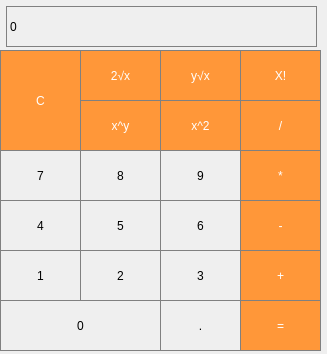
<?xml version="1.0" encoding="UTF-8"?>
<ui version="4.0">
 <class>MainWindow</class>
 <widget class="QMainWindow" name="MainWindow">
  <property name="geometry">
   <rect>
    <x>0</x>
    <y>0</y>
    <width>327</width>
    <height>354</height>
   </rect>
  </property>
  <property name="windowTitle">
   <string>MainWindow</string>
  </property>
  <widget class="QWidget" name="centralWidget">
   <widget class="QLabel" name="label">
    <property name="geometry">
     <rect>
      <x>6</x>
      <y>6</y>
      <width>311</width>
      <height>41</height>
     </rect>
    </property>
    <property name="styleSheet">
     <string notr="true">QLabel {
  qproperty-alignment: 'AlignVCenter | AlignRight';
  border: 1px solid gray;
} </string>
    </property>
    <property name="text">
     <string>0</string>
    </property>
   </widget>
   <widget class="QPushButton" name="pushButton_clear">
    <property name="geometry">
     <rect>
      <x>0</x>
      <y>50</y>
      <width>81</width>
      <height>101</height>
     </rect>
    </property>
    <property name="styleSheet">
     <string notr="true">QPushButton {
  background-color: rgb(255, 151, 57);
  color: white; 
  border: 1px solid gray;
}

QPushButton:pressed {
    background-color: qlineargradient(x1: 0, y1: 0, x2: 0, y2: 1,
                                      stop: 0 #FF7832, stop: 1 #FF9739);
}</string>
    </property>
    <property name="text">
     <string>C</string>
    </property>
   </widget>
   <widget class="QPushButton" name="pushButton_sqrt">
    <property name="geometry">
     <rect>
      <x>80</x>
      <y>50</y>
      <width>81</width>
      <height>51</height>
     </rect>
    </property>
    <property name="styleSheet">
     <string notr="true">QPushButton {
  background-color: rgb(255, 151, 57);
  color: white; 
  border: 1px solid gray;
}

QPushButton:pressed {
    background-color: qlineargradient(x1: 0, y1: 0, x2: 0, y2: 1,
                                      stop: 0 #FF7832, stop: 1 #FF9739);
}</string>
    </property>
    <property name="text">
     <string>2√x</string>
    </property>
   </widget>
   <widget class="QPushButton" name="pushButton_power">
    <property name="geometry">
     <rect>
      <x>160</x>
      <y>100</y>
      <width>81</width>
      <height>51</height>
     </rect>
    </property>
    <property name="styleSheet">
     <string notr="true">QPushButton {
  background-color: rgb(255, 151, 57);
  color: white; 
  border: 1px solid gray;
}

QPushButton:pressed {
    background-color: qlineargradient(x1: 0, y1: 0, x2: 0, y2: 1,
                                      stop: 0 #FF7832, stop: 1 #FF9739);
}</string>
    </property>
    <property name="text">
     <string>x^2</string>
    </property>
   </widget>
   <widget class="QPushButton" name="pushButton_divide">
    <property name="geometry">
     <rect>
      <x>240</x>
      <y>100</y>
      <width>81</width>
      <height>51</height>
     </rect>
    </property>
    <property name="styleSheet">
     <string notr="true">QPushButton {
  background-color: rgb(255, 151, 57);
  color: white; 
  border: 1px solid gray;
}

QPushButton:pressed {
    background-color: qlineargradient(x1: 0, y1: 0, x2: 0, y2: 1,
                                      stop: 0 #FF7832, stop: 1 #FF9739);
}</string>
    </property>
    <property name="text">
     <string>/</string>
    </property>
   </widget>
   <widget class="QPushButton" name="pushButton_8">
    <property name="geometry">
     <rect>
      <x>80</x>
      <y>150</y>
      <width>81</width>
      <height>51</height>
     </rect>
    </property>
    <property name="styleSheet">
     <string notr="true">QPushButton {
   border: 1px solid gray;
}
QPushButton:pressed {
    background-color: qlineargradient(x1: 0, y1: 0, x2: 0, y2: 1,
                                      stop: 0 #dadbde, stop: 1 #f6f7fa);
}</string>
    </property>
    <property name="text">
     <string>8</string>
    </property>
   </widget>
   <widget class="QPushButton" name="pushButton_7">
    <property name="geometry">
     <rect>
      <x>0</x>
      <y>150</y>
      <width>81</width>
      <height>51</height>
     </rect>
    </property>
    <property name="styleSheet">
     <string notr="true">QPushButton {
   border: 1px solid gray;
}
QPushButton:pressed {
    background-color: qlineargradient(x1: 0, y1: 0, x2: 0, y2: 1,
                                      stop: 0 #dadbde, stop: 1 #f6f7fa);
}</string>
    </property>
    <property name="text">
     <string>7</string>
    </property>
   </widget>
   <widget class="QPushButton" name="pushButton_multiply">
    <property name="geometry">
     <rect>
      <x>240</x>
      <y>150</y>
      <width>81</width>
      <height>51</height>
     </rect>
    </property>
    <property name="styleSheet">
     <string notr="true">QPushButton {
  background-color: rgb(255, 151, 57);
  color: white; 
  border: 1px solid gray;
}

QPushButton:pressed {
    background-color: qlineargradient(x1: 0, y1: 0, x2: 0, y2: 1,
                                      stop: 0 #FF7832, stop: 1 #FF9739);
}</string>
    </property>
    <property name="text">
     <string>*</string>
    </property>
   </widget>
   <widget class="QPushButton" name="pushButton_9">
    <property name="geometry">
     <rect>
      <x>160</x>
      <y>150</y>
      <width>81</width>
      <height>51</height>
     </rect>
    </property>
    <property name="styleSheet">
     <string notr="true">QPushButton {
   border: 1px solid gray;
}
QPushButton:pressed {
    background-color: qlineargradient(x1: 0, y1: 0, x2: 0, y2: 1,
                                      stop: 0 #dadbde, stop: 1 #f6f7fa);
}</string>
    </property>
    <property name="text">
     <string>9</string>
    </property>
   </widget>
   <widget class="QPushButton" name="pushButton_4">
    <property name="geometry">
     <rect>
      <x>0</x>
      <y>200</y>
      <width>81</width>
      <height>51</height>
     </rect>
    </property>
    <property name="styleSheet">
     <string notr="true">QPushButton {
   border: 1px solid gray;
}
QPushButton:pressed {
    background-color: qlineargradient(x1: 0, y1: 0, x2: 0, y2: 1,
                                      stop: 0 #dadbde, stop: 1 #f6f7fa);
}</string>
    </property>
    <property name="text">
     <string>4</string>
    </property>
   </widget>
   <widget class="QPushButton" name="pushButton_minus">
    <property name="geometry">
     <rect>
      <x>240</x>
      <y>200</y>
      <width>81</width>
      <height>51</height>
     </rect>
    </property>
    <property name="styleSheet">
     <string notr="true">QPushButton {
  background-color: rgb(255, 151, 57);
  color: white; 
  border: 1px solid gray;
}

QPushButton:pressed {
    background-color: qlineargradient(x1: 0, y1: 0, x2: 0, y2: 1,
                                      stop: 0 #FF7832, stop: 1 #FF9739);
}</string>
    </property>
    <property name="text">
     <string>-</string>
    </property>
   </widget>
   <widget class="QPushButton" name="pushButton_6">
    <property name="geometry">
     <rect>
      <x>160</x>
      <y>200</y>
      <width>81</width>
      <height>51</height>
     </rect>
    </property>
    <property name="styleSheet">
     <string notr="true">QPushButton {
   border: 1px solid gray;
}
QPushButton:pressed {
    background-color: qlineargradient(x1: 0, y1: 0, x2: 0, y2: 1,
                                      stop: 0 #dadbde, stop: 1 #f6f7fa);
}</string>
    </property>
    <property name="text">
     <string>6</string>
    </property>
   </widget>
   <widget class="QPushButton" name="pushButton_5">
    <property name="geometry">
     <rect>
      <x>80</x>
      <y>200</y>
      <width>81</width>
      <height>51</height>
     </rect>
    </property>
    <property name="styleSheet">
     <string notr="true">QPushButton {
   border: 1px solid gray;
}
QPushButton:pressed {
    background-color: qlineargradient(x1: 0, y1: 0, x2: 0, y2: 1,
                                      stop: 0 #dadbde, stop: 1 #f6f7fa);
}</string>
    </property>
    <property name="text">
     <string>5</string>
    </property>
   </widget>
   <widget class="QPushButton" name="pushButton_3">
    <property name="geometry">
     <rect>
      <x>160</x>
      <y>250</y>
      <width>81</width>
      <height>51</height>
     </rect>
    </property>
    <property name="styleSheet">
     <string notr="true">QPushButton {
   border: 1px solid gray;
}
QPushButton:pressed {
    background-color: qlineargradient(x1: 0, y1: 0, x2: 0, y2: 1,
                                      stop: 0 #dadbde, stop: 1 #f6f7fa);
}</string>
    </property>
    <property name="text">
     <string>3</string>
    </property>
   </widget>
   <widget class="QPushButton" name="pushButton_1">
    <property name="geometry">
     <rect>
      <x>0</x>
      <y>250</y>
      <width>81</width>
      <height>51</height>
     </rect>
    </property>
    <property name="styleSheet">
     <string notr="true">QPushButton {
   border: 1px solid gray;
}
QPushButton:pressed {
    background-color: qlineargradient(x1: 0, y1: 0, x2: 0, y2: 1,
                                      stop: 0 #dadbde, stop: 1 #f6f7fa);
}</string>
    </property>
    <property name="text">
     <string>1</string>
    </property>
   </widget>
   <widget class="QPushButton" name="pushButton_plus">
    <property name="geometry">
     <rect>
      <x>240</x>
      <y>250</y>
      <width>81</width>
      <height>51</height>
     </rect>
    </property>
    <property name="styleSheet">
     <string notr="true">QPushButton {
  background-color: rgb(255, 151, 57);
  color: white; 
  border: 1px solid gray;
}

QPushButton:pressed {
    background-color: qlineargradient(x1: 0, y1: 0, x2: 0, y2: 1,
                                      stop: 0 #FF7832, stop: 1 #FF9739);
}</string>
    </property>
    <property name="text">
     <string>+</string>
    </property>
   </widget>
   <widget class="QPushButton" name="pushButton_2">
    <property name="geometry">
     <rect>
      <x>80</x>
      <y>250</y>
      <width>81</width>
      <height>51</height>
     </rect>
    </property>
    <property name="styleSheet">
     <string notr="true">QPushButton {
   border: 1px solid gray;
}
QPushButton:pressed {
    background-color: qlineargradient(x1: 0, y1: 0, x2: 0, y2: 1,
                                      stop: 0 #dadbde, stop: 1 #f6f7fa);
}</string>
    </property>
    <property name="text">
     <string>2</string>
    </property>
   </widget>
   <widget class="QPushButton" name="pushButton_equal">
    <property name="geometry">
     <rect>
      <x>240</x>
      <y>300</y>
      <width>81</width>
      <height>51</height>
     </rect>
    </property>
    <property name="styleSheet">
     <string notr="true">QPushButton {
  background-color: rgb(255, 151, 57);
  color: white; 
  border: 1px solid gray;
}

QPushButton:pressed {
    background-color: qlineargradient(x1: 0, y1: 0, x2: 0, y2: 1,
                                      stop: 0 #FF7832, stop: 1 #FF9739);
}</string>
    </property>
    <property name="text">
     <string>=</string>
    </property>
   </widget>
   <widget class="QPushButton" name="pushButton_dot">
    <property name="geometry">
     <rect>
      <x>160</x>
      <y>300</y>
      <width>81</width>
      <height>51</height>
     </rect>
    </property>
    <property name="styleSheet">
     <string notr="true">QPushButton {
   border: 1px solid gray;
}
QPushButton:pressed {
    background-color: qlineargradient(x1: 0, y1: 0, x2: 0, y2: 1,
                                      stop: 0 #dadbde, stop: 1 #f6f7fa);
}</string>
    </property>
    <property name="text">
     <string>.</string>
    </property>
   </widget>
   <widget class="QPushButton" name="pushButton_0">
    <property name="geometry">
     <rect>
      <x>0</x>
      <y>300</y>
      <width>161</width>
      <height>51</height>
     </rect>
    </property>
    <property name="styleSheet">
     <string notr="true">QPushButton {
   border: 1px solid gray;
}
QPushButton:pressed {
    background-color: qlineargradient(x1: 0, y1: 0, x2: 0, y2: 1,
                                      stop: 0 #dadbde, stop: 1 #f6f7fa);
}</string>
    </property>
    <property name="text">
     <string>0</string>
    </property>
   </widget>
   <widget class="QPushButton" name="pushButton_factorial">
    <property name="geometry">
     <rect>
      <x>240</x>
      <y>50</y>
      <width>81</width>
      <height>51</height>
     </rect>
    </property>
    <property name="styleSheet">
     <string notr="true">QPushButton {
  background-color: rgb(255, 151, 57);
  color: white; 
  border: 1px solid gray;
}

QPushButton:pressed {
    background-color: qlineargradient(x1: 0, y1: 0, x2: 0, y2: 1,
                                      stop: 0 #FF7832, stop: 1 #FF9739);
}</string>
    </property>
    <property name="text">
     <string>X!</string>
    </property>
   </widget>
   <widget class="QPushButton" name="pushButton_power_y">
    <property name="geometry">
     <rect>
      <x>80</x>
      <y>100</y>
      <width>81</width>
      <height>51</height>
     </rect>
    </property>
    <property name="styleSheet">
     <string notr="true">QPushButton {
  background-color: rgb(255, 151, 57);
  color: white; 
  border: 1px solid gray;
}

QPushButton:pressed {
    background-color: qlineargradient(x1: 0, y1: 0, x2: 0, y2: 1,
                                      stop: 0 #FF7832, stop: 1 #FF9739);
}</string>
    </property>
    <property name="text">
     <string>x^y</string>
    </property>
   </widget>
   <widget class="QPushButton" name="pushButton_sqrt_y">
    <property name="geometry">
     <rect>
      <x>160</x>
      <y>50</y>
      <width>81</width>
      <height>51</height>
     </rect>
    </property>
    <property name="styleSheet">
     <string notr="true">QPushButton {
  background-color: rgb(255, 151, 57);
  color: white; 
  border: 1px solid gray;
}

QPushButton:pressed {
    background-color: qlineargradient(x1: 0, y1: 0, x2: 0, y2: 1,
                                      stop: 0 #FF7832, stop: 1 #FF9739);
}</string>
    </property>
    <property name="text">
     <string>y√x</string>
    </property>
   </widget>
  </widget>
 </widget>
 <layoutdefault spacing="6" margin="11"/>
 <resources/>
 <connections/>
</ui>
